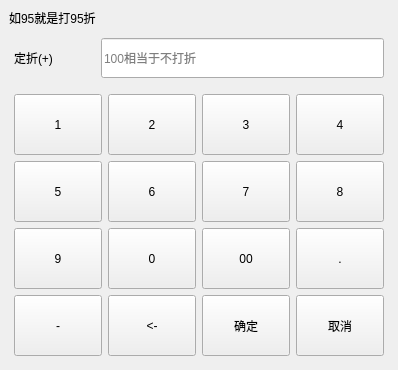
<?xml version="1.0" encoding="UTF-8"?>
<ui version="4.0">
 <class>discount_cook</class>
 <widget class="QDialog" name="discount_cook">
  <property name="geometry">
   <rect>
    <x>0</x>
    <y>0</y>
    <width>398</width>
    <height>350</height>
   </rect>
  </property>
  <property name="windowTitle">
   <string>Dialog</string>
  </property>
  <layout class="QVBoxLayout" name="verticalLayout">
   <property name="spacing">
    <number>6</number>
   </property>
   <property name="leftMargin">
    <number>9</number>
   </property>
   <property name="topMargin">
    <number>9</number>
   </property>
   <property name="rightMargin">
    <number>9</number>
   </property>
   <property name="bottomMargin">
    <number>9</number>
   </property>
   <item>
    <widget class="QLabel" name="label">
     <property name="text">
      <string>如95就是打95折</string>
     </property>
    </widget>
   </item>
   <item>
    <layout class="QHBoxLayout" name="horizontalLayout">
     <property name="leftMargin">
      <number>5</number>
     </property>
     <property name="topMargin">
      <number>5</number>
     </property>
     <property name="rightMargin">
      <number>5</number>
     </property>
     <property name="bottomMargin">
      <number>5</number>
     </property>
     <item>
      <widget class="QLabel" name="label_2">
       <property name="sizePolicy">
        <sizepolicy hsizetype="Fixed" vsizetype="Fixed">
         <horstretch>0</horstretch>
         <verstretch>0</verstretch>
        </sizepolicy>
       </property>
       <property name="minimumSize">
        <size>
         <width>81</width>
         <height>40</height>
        </size>
       </property>
       <property name="text">
        <string>定折(+)</string>
       </property>
      </widget>
     </item>
     <item>
      <widget class="QLineEdit" name="lineEdit">
       <property name="minimumSize">
        <size>
         <width>0</width>
         <height>40</height>
        </size>
       </property>
       <property name="text">
        <string/>
       </property>
       <property name="placeholderText">
        <string>100相当于不打折</string>
       </property>
      </widget>
     </item>
    </layout>
   </item>
   <item>
    <layout class="QGridLayout" name="gridLayout">
     <property name="leftMargin">
      <number>5</number>
     </property>
     <property name="topMargin">
      <number>5</number>
     </property>
     <property name="rightMargin">
      <number>5</number>
     </property>
     <property name="bottomMargin">
      <number>5</number>
     </property>
     <property name="spacing">
      <number>6</number>
     </property>
     <item row="1" column="1">
      <widget class="QPushButton" name="pushButton_6">
       <property name="sizePolicy">
        <sizepolicy hsizetype="Expanding" vsizetype="Expanding">
         <horstretch>0</horstretch>
         <verstretch>0</verstretch>
        </sizepolicy>
       </property>
       <property name="minimumSize">
        <size>
         <width>71</width>
         <height>61</height>
        </size>
       </property>
       <property name="focusPolicy">
        <enum>Qt::NoFocus</enum>
       </property>
       <property name="text">
        <string>6</string>
       </property>
       <property name="outer_stylesheet" stdset="0">
        <string>pushbutton</string>
       </property>
      </widget>
     </item>
     <item row="0" column="0">
      <widget class="QPushButton" name="pushButton">
       <property name="sizePolicy">
        <sizepolicy hsizetype="Expanding" vsizetype="Expanding">
         <horstretch>0</horstretch>
         <verstretch>0</verstretch>
        </sizepolicy>
       </property>
       <property name="minimumSize">
        <size>
         <width>71</width>
         <height>61</height>
        </size>
       </property>
       <property name="focusPolicy">
        <enum>Qt::NoFocus</enum>
       </property>
       <property name="text">
        <string>1</string>
       </property>
       <property name="outer_stylesheet" stdset="0">
        <string>pushbutton</string>
       </property>
      </widget>
     </item>
     <item row="2" column="2">
      <widget class="QPushButton" name="pushButton_9">
       <property name="sizePolicy">
        <sizepolicy hsizetype="Expanding" vsizetype="Expanding">
         <horstretch>0</horstretch>
         <verstretch>0</verstretch>
        </sizepolicy>
       </property>
       <property name="minimumSize">
        <size>
         <width>71</width>
         <height>61</height>
        </size>
       </property>
       <property name="focusPolicy">
        <enum>Qt::NoFocus</enum>
       </property>
       <property name="text">
        <string>00</string>
       </property>
       <property name="outer_stylesheet" stdset="0">
        <string>pushbutton</string>
       </property>
      </widget>
     </item>
     <item row="1" column="2">
      <widget class="QPushButton" name="pushButton_5">
       <property name="sizePolicy">
        <sizepolicy hsizetype="Expanding" vsizetype="Expanding">
         <horstretch>0</horstretch>
         <verstretch>0</verstretch>
        </sizepolicy>
       </property>
       <property name="minimumSize">
        <size>
         <width>71</width>
         <height>61</height>
        </size>
       </property>
       <property name="focusPolicy">
        <enum>Qt::NoFocus</enum>
       </property>
       <property name="text">
        <string>7</string>
       </property>
       <property name="outer_stylesheet" stdset="0">
        <string>pushbutton</string>
       </property>
      </widget>
     </item>
     <item row="0" column="3">
      <widget class="QPushButton" name="pushButton_4">
       <property name="sizePolicy">
        <sizepolicy hsizetype="Expanding" vsizetype="Expanding">
         <horstretch>0</horstretch>
         <verstretch>0</verstretch>
        </sizepolicy>
       </property>
       <property name="minimumSize">
        <size>
         <width>71</width>
         <height>61</height>
        </size>
       </property>
       <property name="focusPolicy">
        <enum>Qt::NoFocus</enum>
       </property>
       <property name="text">
        <string>4</string>
       </property>
       <property name="outer_stylesheet" stdset="0">
        <string>pushbutton</string>
       </property>
      </widget>
     </item>
     <item row="3" column="3">
      <widget class="QPushButton" name="pushButton_16">
       <property name="sizePolicy">
        <sizepolicy hsizetype="Expanding" vsizetype="Expanding">
         <horstretch>0</horstretch>
         <verstretch>0</verstretch>
        </sizepolicy>
       </property>
       <property name="minimumSize">
        <size>
         <width>71</width>
         <height>61</height>
        </size>
       </property>
       <property name="focusPolicy">
        <enum>Qt::NoFocus</enum>
       </property>
       <property name="text">
        <string>取消</string>
       </property>
       <property name="outer_stylesheet" stdset="0">
        <string>pushbutton</string>
       </property>
      </widget>
     </item>
     <item row="3" column="1">
      <widget class="QPushButton" name="pushButton_14">
       <property name="sizePolicy">
        <sizepolicy hsizetype="Expanding" vsizetype="Expanding">
         <horstretch>0</horstretch>
         <verstretch>0</verstretch>
        </sizepolicy>
       </property>
       <property name="minimumSize">
        <size>
         <width>71</width>
         <height>61</height>
        </size>
       </property>
       <property name="focusPolicy">
        <enum>Qt::NoFocus</enum>
       </property>
       <property name="text">
        <string>&lt;-</string>
       </property>
       <property name="outer_stylesheet" stdset="0">
        <string>pushbutton</string>
       </property>
      </widget>
     </item>
     <item row="1" column="3">
      <widget class="QPushButton" name="pushButton_7">
       <property name="sizePolicy">
        <sizepolicy hsizetype="Expanding" vsizetype="Expanding">
         <horstretch>0</horstretch>
         <verstretch>0</verstretch>
        </sizepolicy>
       </property>
       <property name="minimumSize">
        <size>
         <width>71</width>
         <height>61</height>
        </size>
       </property>
       <property name="focusPolicy">
        <enum>Qt::NoFocus</enum>
       </property>
       <property name="text">
        <string>8</string>
       </property>
       <property name="outer_stylesheet" stdset="0">
        <string>pushbutton</string>
       </property>
      </widget>
     </item>
     <item row="3" column="0">
      <widget class="QPushButton" name="pushButton_13">
       <property name="sizePolicy">
        <sizepolicy hsizetype="Expanding" vsizetype="Expanding">
         <horstretch>0</horstretch>
         <verstretch>0</verstretch>
        </sizepolicy>
       </property>
       <property name="minimumSize">
        <size>
         <width>71</width>
         <height>61</height>
        </size>
       </property>
       <property name="focusPolicy">
        <enum>Qt::NoFocus</enum>
       </property>
       <property name="text">
        <string>-</string>
       </property>
       <property name="outer_stylesheet" stdset="0">
        <string>pushbutton</string>
       </property>
      </widget>
     </item>
     <item row="1" column="0">
      <widget class="QPushButton" name="pushButton_8">
       <property name="sizePolicy">
        <sizepolicy hsizetype="Expanding" vsizetype="Expanding">
         <horstretch>0</horstretch>
         <verstretch>0</verstretch>
        </sizepolicy>
       </property>
       <property name="minimumSize">
        <size>
         <width>71</width>
         <height>61</height>
        </size>
       </property>
       <property name="focusPolicy">
        <enum>Qt::NoFocus</enum>
       </property>
       <property name="text">
        <string>5</string>
       </property>
       <property name="outer_stylesheet" stdset="0">
        <string>pushbutton</string>
       </property>
      </widget>
     </item>
     <item row="2" column="0">
      <widget class="QPushButton" name="pushButton_12">
       <property name="sizePolicy">
        <sizepolicy hsizetype="Expanding" vsizetype="Expanding">
         <horstretch>0</horstretch>
         <verstretch>0</verstretch>
        </sizepolicy>
       </property>
       <property name="minimumSize">
        <size>
         <width>71</width>
         <height>61</height>
        </size>
       </property>
       <property name="focusPolicy">
        <enum>Qt::NoFocus</enum>
       </property>
       <property name="text">
        <string>9</string>
       </property>
       <property name="outer_stylesheet" stdset="0">
        <string>pushbutton</string>
       </property>
      </widget>
     </item>
     <item row="2" column="1">
      <widget class="QPushButton" name="pushButton_10">
       <property name="sizePolicy">
        <sizepolicy hsizetype="Expanding" vsizetype="Expanding">
         <horstretch>0</horstretch>
         <verstretch>0</verstretch>
        </sizepolicy>
       </property>
       <property name="minimumSize">
        <size>
         <width>71</width>
         <height>61</height>
        </size>
       </property>
       <property name="focusPolicy">
        <enum>Qt::NoFocus</enum>
       </property>
       <property name="text">
        <string>0</string>
       </property>
       <property name="outer_stylesheet" stdset="0">
        <string>pushbutton</string>
       </property>
      </widget>
     </item>
     <item row="0" column="1">
      <widget class="QPushButton" name="pushButton_2">
       <property name="sizePolicy">
        <sizepolicy hsizetype="Expanding" vsizetype="Expanding">
         <horstretch>0</horstretch>
         <verstretch>0</verstretch>
        </sizepolicy>
       </property>
       <property name="minimumSize">
        <size>
         <width>71</width>
         <height>61</height>
        </size>
       </property>
       <property name="focusPolicy">
        <enum>Qt::NoFocus</enum>
       </property>
       <property name="text">
        <string>2</string>
       </property>
       <property name="outer_stylesheet" stdset="0">
        <string>pushbutton</string>
       </property>
      </widget>
     </item>
     <item row="2" column="3">
      <widget class="QPushButton" name="pushButton_11">
       <property name="sizePolicy">
        <sizepolicy hsizetype="Expanding" vsizetype="Expanding">
         <horstretch>0</horstretch>
         <verstretch>0</verstretch>
        </sizepolicy>
       </property>
       <property name="minimumSize">
        <size>
         <width>71</width>
         <height>61</height>
        </size>
       </property>
       <property name="focusPolicy">
        <enum>Qt::NoFocus</enum>
       </property>
       <property name="text">
        <string>.</string>
       </property>
       <property name="outer_stylesheet" stdset="0">
        <string>pushbutton</string>
       </property>
      </widget>
     </item>
     <item row="3" column="2">
      <widget class="QPushButton" name="pushButton_15">
       <property name="sizePolicy">
        <sizepolicy hsizetype="Expanding" vsizetype="Expanding">
         <horstretch>0</horstretch>
         <verstretch>0</verstretch>
        </sizepolicy>
       </property>
       <property name="minimumSize">
        <size>
         <width>71</width>
         <height>61</height>
        </size>
       </property>
       <property name="focusPolicy">
        <enum>Qt::NoFocus</enum>
       </property>
       <property name="text">
        <string>确定</string>
       </property>
       <property name="outer_stylesheet" stdset="0">
        <string>pushbutton</string>
       </property>
      </widget>
     </item>
     <item row="0" column="2">
      <widget class="QPushButton" name="pushButton_3">
       <property name="sizePolicy">
        <sizepolicy hsizetype="Expanding" vsizetype="Expanding">
         <horstretch>0</horstretch>
         <verstretch>0</verstretch>
        </sizepolicy>
       </property>
       <property name="minimumSize">
        <size>
         <width>71</width>
         <height>61</height>
        </size>
       </property>
       <property name="focusPolicy">
        <enum>Qt::NoFocus</enum>
       </property>
       <property name="text">
        <string>3</string>
       </property>
       <property name="outer_stylesheet" stdset="0">
        <string>pushbutton</string>
       </property>
      </widget>
     </item>
    </layout>
   </item>
  </layout>
 </widget>
 <resources/>
 <connections/>
</ui>
